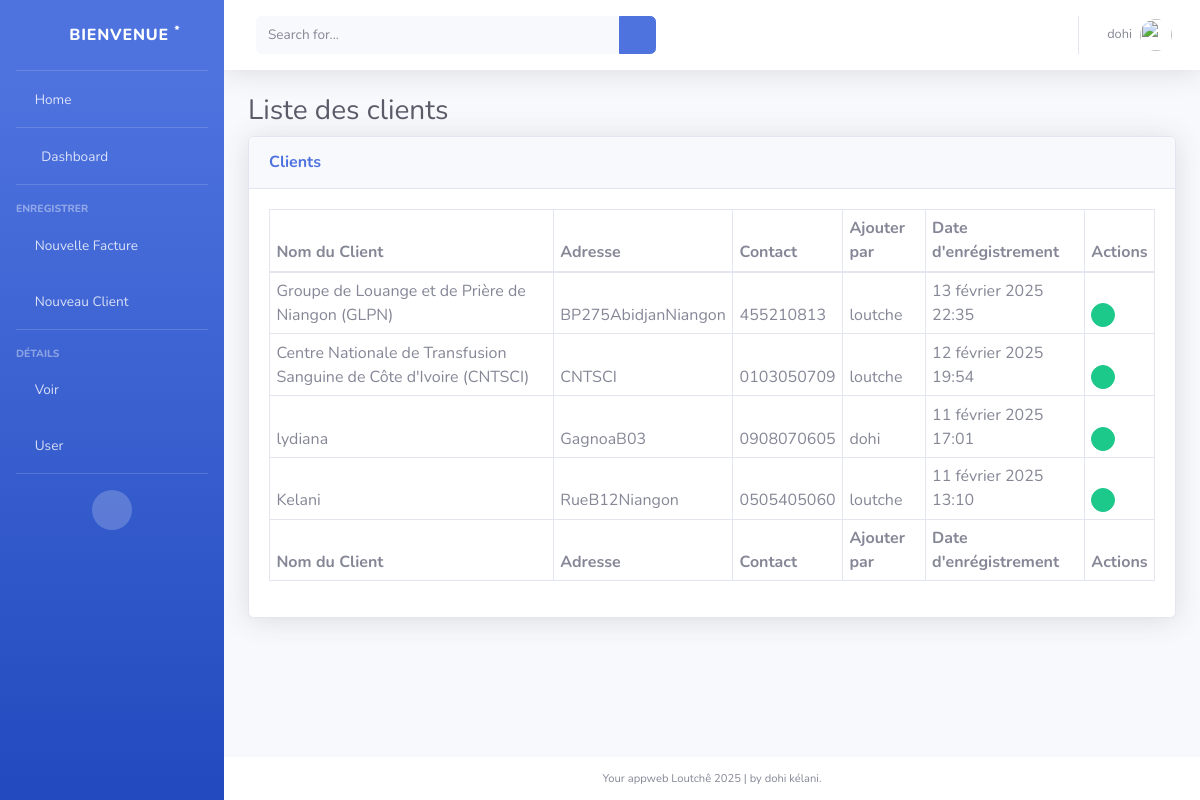
Page /dohi/liste_client/ (signed in) on the committed database.
### gestion_factures/models.py (models this page shows, shortened)
class Client(models.Model):
    nom = models.CharField(max_length=255, blank=False, null=False)
    contact = models.CharField(max_length=255, blank=True, null=True)
    adresse = models.CharField(max_length=225, blank=True, null=True)
    save_by = models.ForeignKey(User, on_delete=models.PROTECT, related_name='cliens')
    date_client = models.DateTimeField(auto_now_add=True)
    class Meta:
        ordering = ['-date_client']

### gestion_factures/views.py (the view)
# urls.py: path('<str:username>/liste_client/', liste_client, name='liste_client'),
@login_required(login_url='/')
@user_passes_test(is_user)
def liste_client(request, username, *args, **kwargs):
    user = User.objects.get(username=username)
    clients = Client.objects.all()
    return render(request, 'liste_client.html', {'clients': clients, 'user': user})

### gestion_factures/views.py (called while the page is built)
def is_user(user):
    return user.is_authenticated

### gestion_factures/templates/liste_client.html (shortened to what this page needs)
<!DOCTYPE html>
{% load static %}
<html lang="fr">
<head>
    <link href="{% static 'vendor/fontawesome-free/css/all.min.css' %}" rel="stylesheet" type="text/css">
    <link href="{% static 'css/sb-admin-2.min.css' %}" rel="stylesheet">
    <link href="{% static 'vendor/datatables/dataTables.bootstrap4.min.css' %}" rel="stylesheet">
</head>
<body id="page-top">
    <div id="wrapper">
        {% include "sidebar.html" %}
        <div id="content-wrapper" class="d-flex flex-column">
            <div id="content">
                {% include "navbar.html" %}
                <div class="container-fluid">
                    <h1 class="h3 mb-2 text-gray-800">Liste des clients</h1>
                    <div class="card shadow mb-4">
                        <div class="card-header py-3">
                            <h6 class="m-0 font-weight-bold text-primary">Clients</h6>
                        </div>
                        <div class="card-body">
                            <div class="table-responsive">
                                <table class="table table-bordered" id="dataTable" width="100%" cellspacing="0">
                                    <thead>
                                        <tr>
                                            <th>Nom du Client</th>
                                            <th>Adresse</th>
                                            <th>Contact</th>
                                            <th>Ajouter par</th>
                                            <th>Date d'enrégistrement</th>
                                            <th>Actions</th>
                                        </tr>
                                    </thead>
                                    <tfoot>
                                        <tr>
                                            <th>Nom du Client</th>
                                            <th>Adresse</th>
                                            <th>Contact</th>
                                            <th>Ajouter par</th>
                                            <th>Date d'enrégistrement</th>
                                            <th>Actions</th>
                                        </tr>
                                    </tfoot>
                                    <tbody>
                                        {% for client in clients %}
                                            <tr>
                                                <td>{{ client.nom }}</td>
                                                <td>{{ client.adresse }}</td>
                                                <td>{{ client.contact }}</td>
                                                <td>{{ client.save_by.username }}</td>
                                                <td>{{ client.date_client }}</td>
                                                <td>
                                                    <a href="{% url 'modifier_client' user.username client.id %}" class="btn btn-success btn-circle btn-sm">
                                                        <i class="fas fa-edit"></i>
                                                    </a>
                                                </td>
                                            </tr>
                                        {% endfor %}
                                    </tbody>
                                </table>
                            </div>
                        </div>
                    </div>
                </div>
            </div>
            {% include "footer.html" %}
        </div>
    </div>
</body>
</html>

### Facture Loutche/gestion_factures/templates/navbar.html (shortened to what this page needs)
{% load static %}
<nav class="navbar navbar-expand navbar-light bg-white topbar mb-4 static-top shadow">
    <form
        class="d-none d-sm-inline-block form-inline mr-auto ml-md-3 my-2 my-md-0 mw-100 navbar-search">
        <div class="input-group">
            <input type="text" class="form-control bg-light border-0 small" placeholder="Search for..."
                aria-label="Search" aria-describedby="basic-addon2">
            <div class="input-group-append">
                <button class="btn btn-primary" type="button">
                    <i class="fas fa-search fa-sm"></i>
                </button>
            </div>
        </div>
    </form>
    <ul class="navbar-nav ml-auto">
        <li class="nav-item dropdown no-arrow">
            <a class="nav-link dropdown-toggle" href="#" id="userDropdown" role="button" data-toggle="dropdown" aria-haspopup="true" aria-expanded="false">
                <span class="mr-2 d-none d-lg-inline text-gray-600 small">
                {% if user.is_authenticated %}
                    {{ user.username }}
                {% endif %}
                </span>
                <img class="img-profile rounded-circle" src="{% static 'img/undraw_profile.svg' %}">
            </a>
        </li>
    </ul>
</nav>

### rows in the picture
Client: nom "Groupe de Louange et de Prière de Niangon (GLPN)", adresse "BP275AbidjanNiangon", contact "455210813", save_by.username "loutche", date_client "13 février 2025 22:35"
Client: nom "Centre Nationale de Transfusion Sanguine de Côte d'Ivoire (CNTSCI)", adresse "CNTSCI", contact "0103050709", save_by.username "loutche", date_client "12 février 2025 19:54"
Client: nom "lydiana", adresse "GagnoaB03", contact "0908070605", save_by.username "dohi", date_client "11 février 2025 17:01"
Client: nom "Kelani", adresse "RueB12Niangon", contact "0505405060", save_by.username "loutche", date_client "11 février 2025 13:10"

### other values in the picture
{{ user.username }} "dohi"
